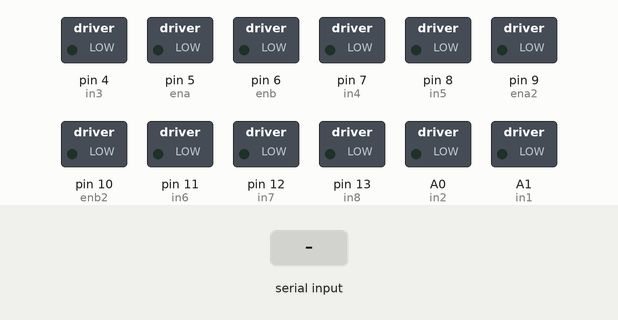
Simulated run of this sketch. Board: Arduino Uno, built with avr-gcc and run on an emulated ATmega328P. Shown: switched loads named in the sketch (green lamp = pin HIGH). The inputs (shaded band) are chosen by the test bench.

Above: at 1.2 s.
1.3 s: "W" received over Serial
At 2.5 s:
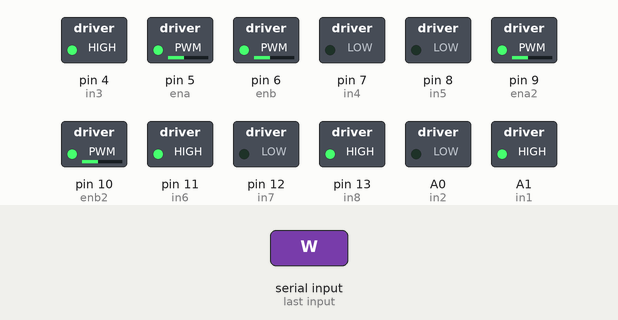
2.8 s: "S" received over Serial
At 3.7 s:
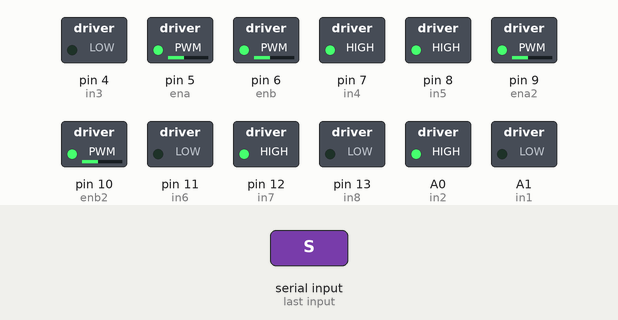
4.3 s: "A" received over Serial
At 4.8 s:
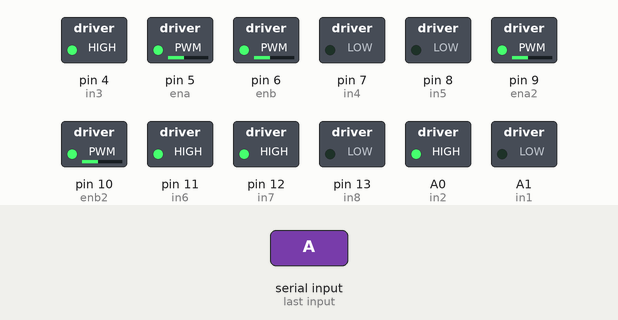
5.8 s: "D" received over Serial
At 7.1 s:
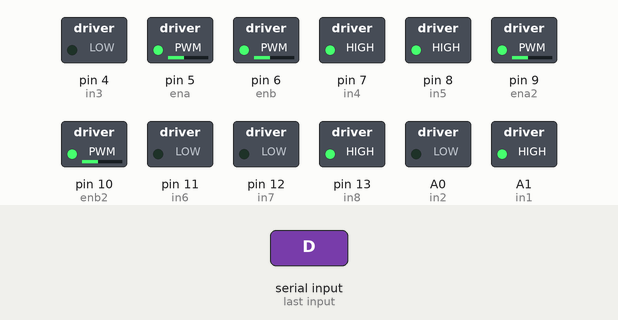
Timing chart, 0 to 8.3 s (numbered marks = the images above; inputs shaded):
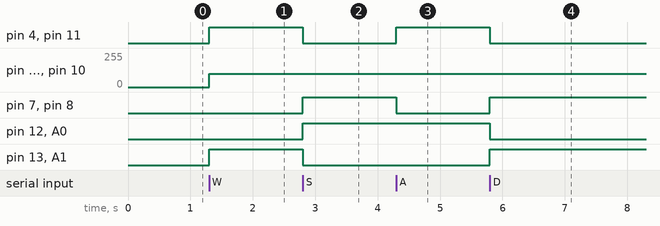

Measured:
- after the input at 1.3 s, pin 4 (in3), pin 11 (in6), pin 13 (in8), A1 (in1): LOW → HIGH at once; pin 5 (ena), pin 6 (enb), pin 9 (ena2), pin 10 (enb2): 0/255 → 100/255 at once
- after the input at 2.8 s, pin 4 (in3), pin 11 (in6), pin 13 (in8), A1 (in1): HIGH → LOW at once; pin 7 (in4), pin 8 (in5), pin 12 (in7), A0 (in2): LOW → HIGH at once
- after the input at 4.3 s, pin 4 (in3), pin 11 (in6): LOW → HIGH at once; pin 7 (in4), pin 8 (in5): HIGH → LOW at once
- after the input at 5.8 s, pin 4 (in3), pin 11 (in6), pin 12 (in7), A0 (in2): HIGH → LOW at once; pin 7 (in4), pin 8 (in5), pin 13 (in8), A1 (in1): LOW → HIGH at once

The sketch:

keyboard_control.ino
```cpp
// Motor 1 - back left (forward: high -> low)
int in1 = A1; // A1
int in2 = A0; // A0
int ena = 5;
// Motor 2 - front left (forward: high -> low)
int in3 = 4;
int in4 = 7;
int enb = 6;

// Motor 3 - back right (forward: low -> high)
int in5 = 8;
int in6 = 11;
int ena2 = 9;

// Motor sa4 - front right (forward: low -> high)
int in7 = 12;
int in8 = 13;
int enb2 = 10;


void setup() {

  pinMode(in1, OUTPUT); pinMode(in2, OUTPUT); pinMode(ena, OUTPUT);
  pinMode(in3, OUTPUT); pinMode(in4, OUTPUT); pinMode(enb, OUTPUT);
  pinMode(in5, OUTPUT); pinMode(in6, OUTPUT); pinMode(ena2, OUTPUT);
  pinMode(in7, OUTPUT); pinMode(in8, OUTPUT); pinMode(enb2, OUTPUT);

  Serial.begin(115200);
  Serial.setTimeout(1);

}

void loop() {
  if (Serial.available())
  {
    char c = Serial.read();
    switch (c) {
      case 'W': moveForward(); break;
      case 'S': moveBackward(); break;
      case 'A': moveRight(); break;
      case 'D': moveLeft(); break;
      case 'Z': stopMotors(); break;
    }

  }
}

void moveForward()
{
       digitalWrite(in1, HIGH); digitalWrite(in2, LOW);
       digitalWrite(in3, HIGH); digitalWrite(in4, LOW);
       digitalWrite(in5, LOW); digitalWrite(in6, HIGH);
       digitalWrite(in7, LOW); digitalWrite(in8, HIGH);
       analogWrite(ena, 100); analogWrite(enb, 100); analogWrite(ena2, 100); analogWrite(enb2, 100);
}

void moveBackward()
{
       digitalWrite(in1, LOW); digitalWrite(in2, HIGH);
       digitalWrite(in3, LOW); digitalWrite(in4, HIGH);
       digitalWrite(in5, HIGH); digitalWrite(in6, LOW);
       digitalWrite(in7, HIGH); digitalWrite(in8, LOW);
       analogWrite(ena, 100); analogWrite(enb, 100); analogWrite(ena2, 100); analogWrite(enb2, 100);
}

void moveRight()
{
      digitalWrite(in1, LOW); digitalWrite(in2, HIGH); // <-
      digitalWrite(in3, HIGH); digitalWrite(in4, LOW); // ->
      digitalWrite(in5, LOW); digitalWrite(in6, HIGH); // <-
      digitalWrite(in7, HIGH); digitalWrite(in8, LOW); // ->
      analogWrite(ena, 100); analogWrite(enb, 100); analogWrite(ena2, 100); analogWrite(enb2, 100);


}

void moveLeft()
{
      digitalWrite(in1, HIGH); digitalWrite(in2, LOW); // ->
      digitalWrite(in3, LOW); digitalWrite(in4, HIGH); // <-
      digitalWrite(in5, HIGH); digitalWrite(in6, LOW); // ->
      digitalWrite(in7, LOW); digitalWrite(in8, HIGH); // <-
      analogWrite(ena, 100); analogWrite(enb, 100); analogWrite(ena2, 100); analogWrite(enb2, 100);

}

void stopMotors()
{
       digitalWrite(in1, LOW); digitalWrite(in2, LOW);
       digitalWrite(in3, LOW); digitalWrite(in4, LOW);
       digitalWrite(in5, LOW); digitalWrite(in6, LOW);
       digitalWrite(in7, LOW); digitalWrite(in8, LOW);
       analogWrite(ena, 0); analogWrite(ena2, 0); analogWrite(enb, 0); analogWrite(enb2, 0);
}
```
